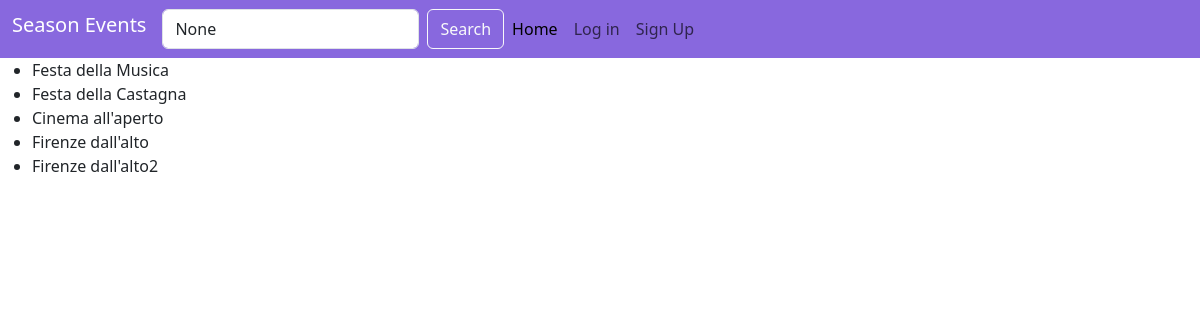
The page /search/ on the database as committed earlier.
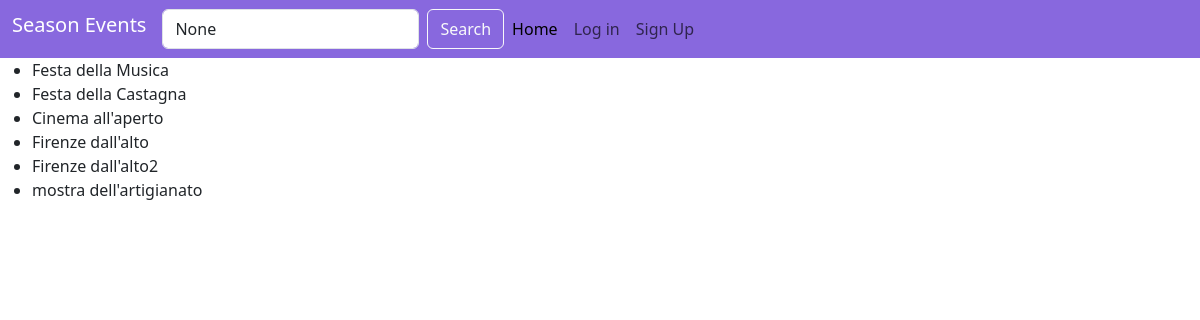
The same page on the database as committed later.
### event/models.py (models this page shows, shortened)
class Event(models.Model):
    title = models.CharField(max_length=100, primary_key=True)
    description = models.TextField()
    date = models.DateField()
    time = models.TimeField(default=datetime.time)
    location = models.CharField(max_length=100)
    program = models.TextField(default='Not Available')
    image = models.ImageField(upload_to='media/images/', null=True, blank=True)
    category = models.ManyToManyField('EventCategory')
    creator = models.ForeignKey(User, on_delete=models.CASCADE, related_name='events_created')
    max_seats = models.PositiveIntegerField()
    available_seats = models.PositiveIntegerField()

### event/views.py (the view)
# urls.py: path('search/', views.event_search, name='event_search'),
def event_search(request):
    query = request.GET.get('query')
    events = Event.objects.all()
    if query:
        events = events.filter(title__icontains=query) | events.filter(category__name__icontains=query)
    return render(request, 'event_search.html', {'events': events, 'query': query})

### templates/event_search.html (shortened to what this page needs)
{% extends "base.html" %}
{% block content %}
    {% if events %}
        <ul>
            {% for event in events %}
                <li>{{ event.title }}</li>
            {% endfor %}
        </ul>
    {% else %}
        <p>No events found.</p>
    {% endif %}
{% endblock %}

Rows that differ between the two databases and show on the page:
added Event: title "mostra dell'artigianato"
